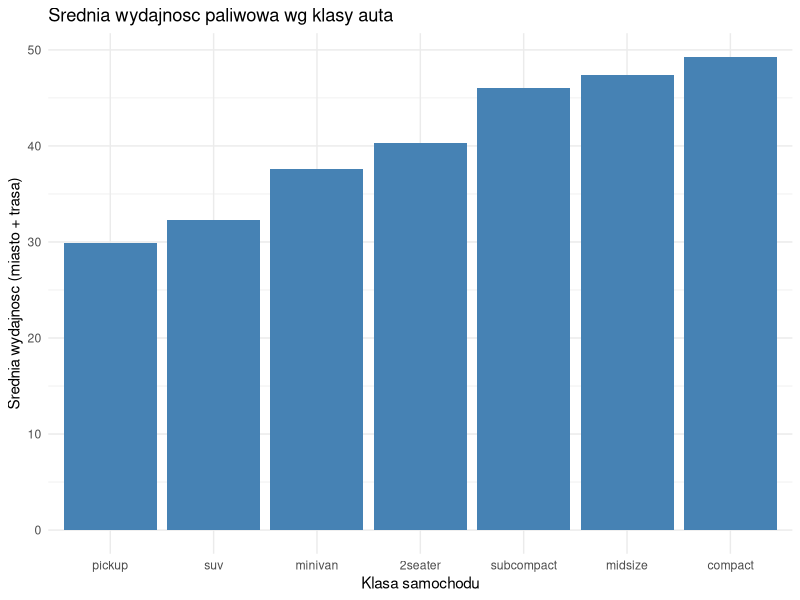
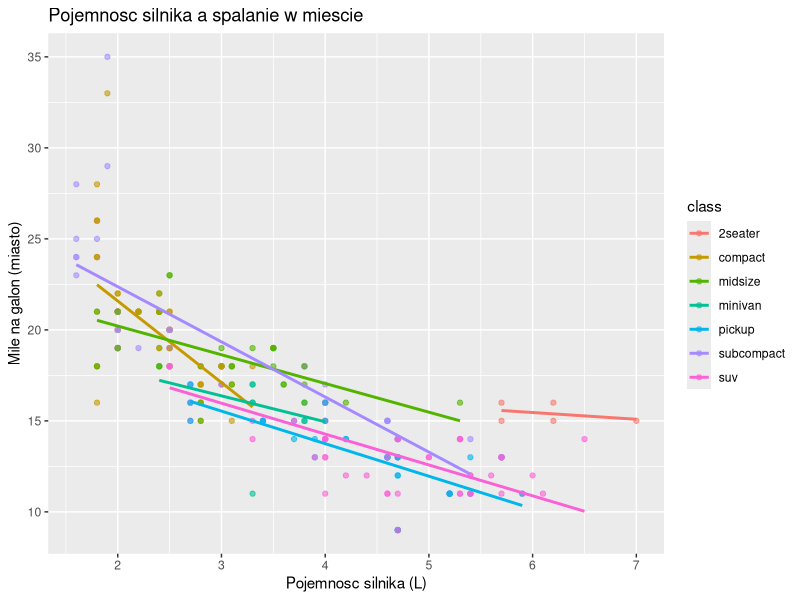
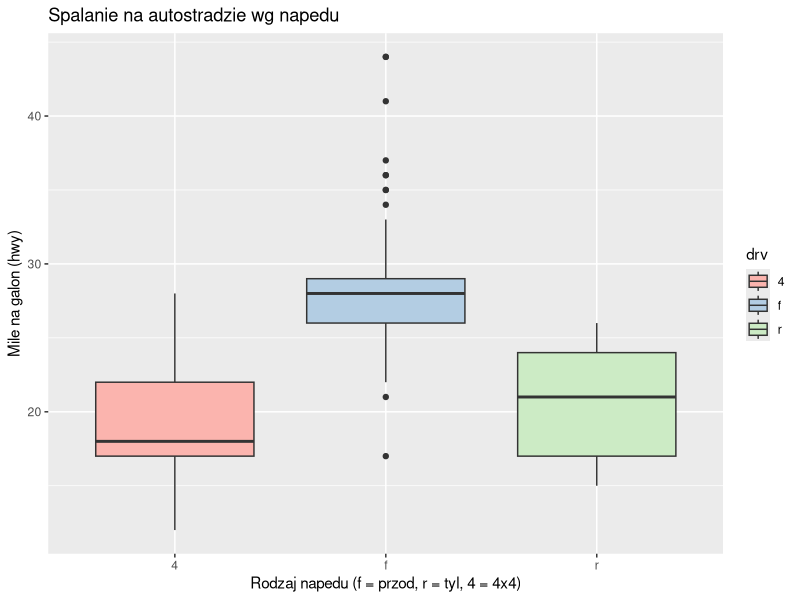

Here is the R script that generated these plots, in order:
## ---- chunk 1
# ladowanie biblioteki tidyverse
library(tidyverse)

# wczytanie zbioru danych mpg
data("mpg")

# podglad pierwszych wierszy
head(mpg)
## ---- chunk 2
# przetwarzanie danych: filtrowanie, nowa kolumna, grupowanie i agregacja
dane_przetworzone <- mpg %>%
  filter(year > 2000) %>%
  mutate(wydajnosc = cty + hwy) %>%
  group_by(class) %>%
  summarise(srednia_wydajnosc = mean(wydajnosc),
            liczba_aut = n())

print(dane_przetworzone)
## ---- chunk 3
# wykres slupkowy - porownanie wydajnosci miedzy klasami aut
ggplot(dane_przetworzone, aes(x = reorder(class, srednia_wydajnosc), y = srednia_wydajnosc)) +
  geom_col(fill = "steelblue") +
  theme_minimal() +
  labs(title = "Srednia wydajnosc paliwowa wg klasy auta",
       x = "Klasa samochodu",
       y = "Srednia wydajnosc (miasto + trasa)")
## ---- chunk 4
# wykres punktowy z linia trendu - zaleznosc pojemnosci od spalania
ggplot(mpg, aes(x = displ, y = cty, color = class)) +
  geom_point(alpha = 0.6) +
  geom_smooth(method = "lm", se = FALSE) +
  labs(title = "Pojemnosc silnika a spalanie w miescie",
       x = "Pojemnosc silnika (L)",
       y = "Mile na galon (miasto)")
## ---- chunk 5
# boxplot - rozklad spalania dla roznych typow napedu
ggplot(mpg, aes(x = drv, y = hwy, fill = drv)) +
  geom_boxplot() +
  scale_fill_brewer(palette = "Pastel1") +
  labs(title = "Spalanie na autostradzie wg napedu",
       x = "Rodzaj napedu (f = przod, r = tyl, 4 = 4x4)",
       y = "Mile na galon (hwy)")
